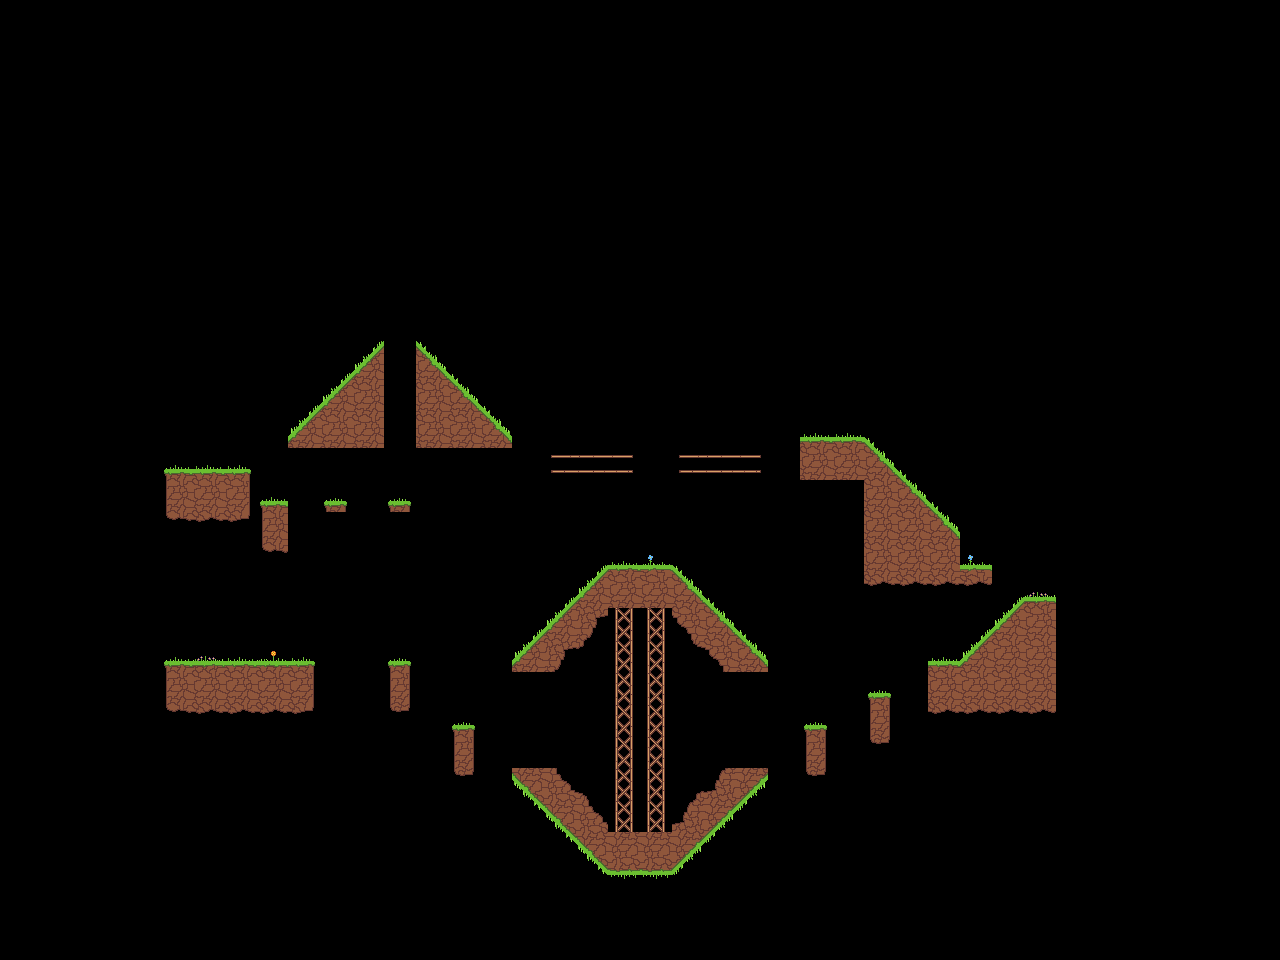

This game map was drawn from its Tiled (.tmx) file and the tilesets committed beside it. A one-line description and the full map source follow:
An orthogonal 40x30 tile map with 32x32 px tiles, 1 tile layer (Capa de patrones 1) and 27 objects.

<map version="1.9" tiledversion="1.9.2" orientation="orthogonal" renderorder="right-down" width="40" height="30" tilewidth="32" tileheight="32" infinite="0" nextlayerid="8" nextobjectid="30">
 <tileset firstgid="1" source="mapa.tsx" />
 <layer id="1" name="Capa de patrones 1" width="40" height="30">
  <data encoding="csv">
0,0,0,0,0,0,0,0,0,0,0,0,0,0,0,0,0,0,0,0,0,0,0,0,0,0,0,0,0,0,0,0,0,0,0,0,0,0,0,0,
0,0,0,0,0,0,0,0,0,0,0,0,0,0,0,0,0,0,0,0,0,0,0,0,0,0,0,0,0,0,0,0,0,0,0,0,0,0,0,0,
0,0,0,0,0,0,0,0,0,0,0,0,0,0,0,0,0,0,0,0,0,0,0,0,0,0,0,0,0,0,0,0,0,0,0,0,0,0,0,0,
0,0,0,0,0,0,0,0,0,0,0,0,0,0,0,0,0,0,0,0,0,0,0,0,0,0,0,0,0,0,0,0,0,0,0,0,0,0,0,0,
0,0,0,0,0,0,0,0,0,0,0,0,0,0,0,0,0,0,0,0,0,0,0,0,0,0,0,0,0,0,0,0,0,0,0,0,0,0,0,0,
0,0,0,0,0,0,0,0,0,0,0,0,0,0,0,0,0,0,0,0,0,0,0,0,0,0,0,0,0,0,0,0,0,0,0,0,0,0,0,0,
0,0,0,0,0,0,0,0,0,0,0,0,0,0,0,0,0,0,0,0,0,0,0,0,0,0,0,0,0,0,0,0,0,0,0,0,0,0,0,0,
0,0,0,0,0,0,0,0,0,0,0,0,0,0,0,0,0,0,0,0,0,0,0,0,0,0,0,0,0,0,0,0,0,0,0,0,0,0,0,0,
0,0,0,0,0,0,0,0,0,0,0,0,0,0,0,0,0,0,0,0,0,0,0,0,0,0,0,0,0,0,0,0,0,0,0,0,0,0,0,0,
0,0,0,0,0,0,0,0,0,0,0,0,0,0,0,0,0,0,0,0,0,0,0,0,0,0,0,0,0,0,0,0,0,0,0,0,0,0,0,0,
0,0,0,0,0,0,0,0,0,0,0,4,0,5,0,0,0,0,0,0,0,0,0,0,0,0,0,0,0,0,0,0,0,0,0,0,0,0,0,0,
0,0,0,0,0,0,0,0,0,0,4,9,0,10,5,0,0,0,0,0,0,0,0,0,0,0,0,0,0,0,0,0,0,0,0,0,0,0,0,0,
0,0,0,0,0,0,0,0,0,4,9,12,0,12,10,5,0,0,0,0,0,0,0,0,0,0,0,0,0,0,0,0,0,0,0,0,0,0,0,0,
0,0,0,0,0,0,0,0,0,9,12,12,0,12,12,10,0,0,0,0,0,0,0,0,0,7,7,5,0,0,0,0,0,0,0,0,0,0,0,0,
0,0,0,0,0,6,7,8,0,0,0,0,0,0,0,0,0,41,42,43,0,41,42,43,0,12,12,10,5,0,0,0,0,0,0,0,0,0,0,0,
0,0,0,0,0,11,12,13,6,0,34,0,34,0,0,0,0,0,0,0,0,0,0,0,0,0,0,12,10,5,0,0,0,0,0,0,0,0,0,0,
0,0,0,0,0,16,17,18,11,0,0,0,0,0,0,0,0,0,0,0,0,0,0,0,0,0,0,12,12,10,0,0,0,0,0,0,0,0,0,0,
0,0,0,0,0,0,0,0,16,0,0,0,0,0,0,0,0,0,4,7,2,5,0,0,0,0,0,12,12,12,2,0,0,0,0,0,0,0,0,0,
0,0,0,0,0,0,0,0,0,0,0,0,0,0,0,0,0,4,9,12,12,10,5,0,0,0,0,17,17,17,17,4,3,0,0,0,0,0,0,0,
0,0,0,0,0,0,0,0,0,0,0,0,0,0,0,0,4,9,14,30,30,15,10,5,0,0,0,0,0,0,4,9,12,0,0,0,0,0,0,0,
0,0,0,0,0,6,3,7,1,8,0,0,34,0,0,0,9,14,19,30,30,20,15,10,0,0,0,0,0,7,9,12,12,0,0,0,0,0,0,0,
0,0,0,0,0,11,12,12,12,13,0,0,39,0,0,0,0,0,0,30,30,0,0,0,0,0,0,34,0,12,12,12,12,0,0,0,0,0,0,0,
0,0,0,0,0,16,17,17,17,18,0,0,44,0,34,0,0,0,0,30,30,0,0,0,0,34,0,39,0,17,17,17,17,0,0,0,0,0,0,0,
0,0,0,0,0,0,0,0,0,0,0,0,0,0,39,0,0,0,0,30,30,0,0,0,0,39,0,44,0,0,0,0,0,0,0,0,0,0,0,0,
0,0,0,0,0,0,0,0,0,0,0,0,0,0,44,0,3221225482,3221225487,3221225492,30,30,3221225491,3221225486,3221225481,0,44,0,0,0,0,0,0,0,0,0,0,0,0,0,0,
0,0,0,0,0,0,0,0,0,0,0,0,0,0,0,0,3221225477,3221225482,3221225487,30,30,3221225486,3221225481,3221225476,0,0,0,0,0,0,0,0,0,0,0,0,0,0,0,0,
0,0,0,0,0,0,0,0,0,0,0,0,0,0,0,0,0,3221225477,3221225482,3221225484,3221225484,3221225481,3221225476,0,0,0,0,0,0,0,0,0,0,0,0,0,0,0,0,0,
0,0,0,0,0,0,0,0,0,0,0,0,0,0,0,0,0,0,3221225477,3221225479,3221225479,3221225476,0,0,0,0,0,0,0,0,0,0,0,0,0,0,0,0,0,0,
0,0,0,0,0,0,0,0,0,0,0,0,0,0,0,0,0,0,0,0,0,0,0,0,0,0,0,0,0,0,0,0,0,0,0,0,0,0,0,0,
0,0,0,0,0,0,0,0,0,0,0,0,0,0,0,0,0,0,0,0,0,0,0,0,0,0,0,0,0,0,0,0,0,0,0,0,0,0,0,0
</data>
 </layer>
 <group id="6" name="scn">
  <objectgroup id="7" name="suelo">
   <object id="14" x="164.667" y="471.333">
    <polygon points="0,0 84.6667,-1.33333 84,46 65.3333,50 44.6667,47.3333 36.6667,49.3333 26,49.3333 18,48 10,47.3333 0,44.6667" />
   </object>
   <object id="15" x="288.667" y="446.667">
    <polygon points="0,0 -0.666667,-10.6667 94.6667,-105.333 94.6667,0.666667" />
   </object>
   <object id="16" x="416" y="447.333">
    <polygon points="0,0 -0.666667,-106.667 94.6667,-12 95.3333,0" />
   </object>
   <object id="17" x="260.667" y="503.333">
    <polygon points="0,0 26,-0.666667 26,48.6667 2,48.6667" />
   </object>
   <object id="18" x="326" y="512">
    <polygon points="0,0 20,-1.33333 18.6667,-10 -2.66667,-10" />
   </object>
   <object id="19" x="389.333" y="511.333">
    <polygon points="0,0 20,0 20.6667,-10 -2,-9.33333" />
   </object>
   <object id="20" x="552.667" y="456.667">
    <polygon points="0,0 79.3333,0 79.3333,13.3333 0,14" />
   </object>
   <object id="21" x="680.667" y="457.333">
    <polygon points="0,0 -2,13.3333 79.3333,13.3333 78,-2" />
   </object>
   <object id="22" x="168" y="664">
    <polygon points="0,0 145,-1 146,47 -3,47" />
   </object>
   <object id="23" x="388" y="663">
    <polygon points="0,0 23,-1 21,48 1,48" />
   </object>
   <object id="24" x="451" y="729">
    <polygon points="0,0 21,0 19,44 3,44" />
   </object>
   <object id="25" x="512" y="674">
    <polygon points="0,0 0,-14 95,-110 160,-109 254,-14 255,-5 211,-5 159,-66 151,-66 151,155 160,156 214,91 257,93 258,103 158,200 94,199 2,102 1,93 46,93 95,154 103,156 103,-64 96,-65 44,-3" />
   </object>
   <object id="26" x="804" y="727">
    <polygon points="0,0 21,0 21,43 1,44" />
   </object>
   <object id="27" x="869" y="695">
    <polygon points="0,0 18,0 19,44 0,44" />
   </object>
   <object id="28" x="928" y="716">
    <polygon points="0,0 127,-2 127,-117 97,-119 30,-54 -2,-56" />
   </object>
   <object id="29" x="865" y="584">
    <polygon points="0,0 125,-1 125,-19 96,-18 95,-51 -1,-144 -65,-146 -65,-106 -1,-106" />
   </object>
  </objectgroup>
 </group>
 <group id="2" name="obj">
  <objectgroup id="5" name="initial" visible="0">
   <object id="13" x="192" y="647.333">
    <point />
   </object>
  </objectgroup>
  <objectgroup id="4" name="gotas">
   <object id="2" x="636" y="563.333">
    <point />
   </object>
   <object id="3" x="834" y="437.333">
    <point />
   </object>
   <object id="4" x="208" y="466.667">
    <point />
   </object>
   <object id="12" x="588" y="454">
    <point />
   </object>
  </objectgroup>
  <objectgroup id="3" name="stars" visible="0">
   <object id="5" x="577.333" y="748.667">
    <point />
   </object>
   <object id="6" x="704" y="750">
    <point />
   </object>
   <object id="7" x="979.333" y="555.333">
    <point />
   </object>
   <object id="9" x="656.667" y="439.333">
    <point />
   </object>
   <object id="10" x="400" y="486">
    <point />
   </object>
   <object id="11" x="400" y="324.667">
    <point />
   </object>
  </objectgroup>
 </group>
</map>
